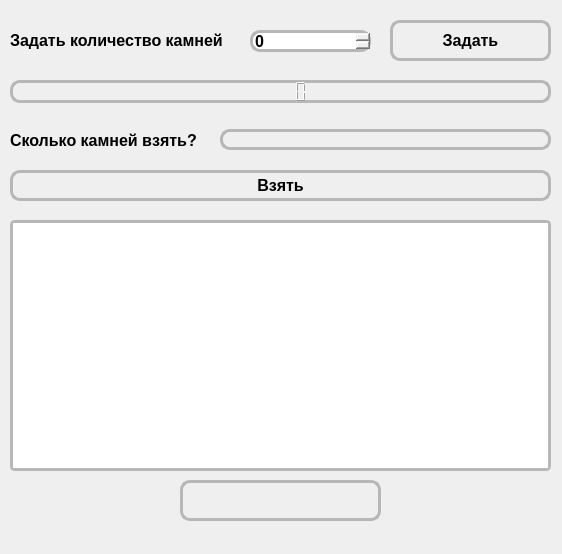
<?xml version="1.0" encoding="UTF-8"?>
<ui version="4.0">
 <class>Pseudonym</class>
 <widget class="QWidget" name="Pseudonym">
  <property name="geometry">
   <rect>
    <x>0</x>
    <y>0</y>
    <width>562</width>
    <height>554</height>
   </rect>
  </property>
  <property name="windowTitle">
   <string>Псевдоним</string>
  </property>
  <widget class="QLabel" name="stones_label">
   <property name="geometry">
    <rect>
     <x>10</x>
     <y>30</y>
     <width>231</width>
     <height>21</height>
    </rect>
   </property>
   <property name="font">
    <font>
     <pointsize>12</pointsize>
     <weight>75</weight>
     <bold>true</bold>
    </font>
   </property>
   <property name="text">
    <string>Задать количество камней</string>
   </property>
  </widget>
  <widget class="QSpinBox" name="stones">
   <property name="geometry">
    <rect>
     <x>250</x>
     <y>30</y>
     <width>121</width>
     <height>22</height>
    </rect>
   </property>
   <property name="font">
    <font>
     <pointsize>12</pointsize>
     <weight>75</weight>
     <bold>true</bold>
    </font>
   </property>
   <property name="styleSheet">
    <string notr="true">background: none;
border-radius: 10px;
border: 3px solid #b7b7b7;
</string>
   </property>
  </widget>
  <widget class="QPushButton" name="startButton">
   <property name="geometry">
    <rect>
     <x>390</x>
     <y>20</y>
     <width>161</width>
     <height>41</height>
    </rect>
   </property>
   <property name="font">
    <font>
     <pointsize>12</pointsize>
     <weight>75</weight>
     <bold>true</bold>
    </font>
   </property>
   <property name="styleSheet">
    <string notr="true">QPushButton{
border: 3px solid #b7b7b7;
border-radius: 10px;
background-color: none;
}
QPushButton:hover{
background-color: #c8c8c8;
}</string>
   </property>
   <property name="text">
    <string>Задать</string>
   </property>
  </widget>
  <widget class="QLCDNumber" name="remainLcd">
   <property name="geometry">
    <rect>
     <x>10</x>
     <y>80</y>
     <width>541</width>
     <height>23</height>
    </rect>
   </property>
   <property name="font">
    <font>
     <pointsize>12</pointsize>
     <weight>75</weight>
     <bold>true</bold>
    </font>
   </property>
   <property name="styleSheet">
    <string notr="true">background: rgba(0, 0, 0, 0);
border-radius: 10px;
border: 3px solid #b7b7b7;
</string>
   </property>
  </widget>
  <widget class="QLabel" name="takeInput_label">
   <property name="geometry">
    <rect>
     <x>10</x>
     <y>120</y>
     <width>201</width>
     <height>41</height>
    </rect>
   </property>
   <property name="font">
    <font>
     <pointsize>12</pointsize>
     <weight>75</weight>
     <bold>true</bold>
    </font>
   </property>
   <property name="text">
    <string>Сколько камней взять?</string>
   </property>
  </widget>
  <widget class="QLineEdit" name="takeInput">
   <property name="geometry">
    <rect>
     <x>220</x>
     <y>129</y>
     <width>331</width>
     <height>21</height>
    </rect>
   </property>
   <property name="font">
    <font>
     <pointsize>12</pointsize>
     <weight>75</weight>
     <bold>true</bold>
    </font>
   </property>
   <property name="styleSheet">
    <string notr="true">background: rgba(0, 0, 0, 0);
border-radius: 10px;
border: 3px solid #b7b7b7;
</string>
   </property>
   <property name="text">
    <string/>
   </property>
  </widget>
  <widget class="QPushButton" name="takeButton">
   <property name="geometry">
    <rect>
     <x>10</x>
     <y>170</y>
     <width>541</width>
     <height>31</height>
    </rect>
   </property>
   <property name="font">
    <font>
     <pointsize>12</pointsize>
     <weight>75</weight>
     <bold>true</bold>
    </font>
   </property>
   <property name="styleSheet">
    <string notr="true">QPushButton{
border: 3px solid #b7b7b7;
border-radius: 10px;
background-color: none;
}
QPushButton:hover{
background-color: #c8c8c8;
}</string>
   </property>
   <property name="text">
    <string>Взять</string>
   </property>
  </widget>
  <widget class="QListWidget" name="listWidget">
   <property name="geometry">
    <rect>
     <x>10</x>
     <y>220</y>
     <width>541</width>
     <height>251</height>
    </rect>
   </property>
   <property name="font">
    <font>
     <pointsize>12</pointsize>
     <weight>75</weight>
     <bold>true</bold>
    </font>
   </property>
   <property name="styleSheet">
    <string notr="true">background: none;
border-radius: 5px;
border: 3px solid #b7b7b7;
</string>
   </property>
  </widget>
  <widget class="QLabel" name="resultLabel">
   <property name="geometry">
    <rect>
     <x>180</x>
     <y>480</y>
     <width>201</width>
     <height>41</height>
    </rect>
   </property>
   <property name="font">
    <font>
     <pointsize>12</pointsize>
     <weight>75</weight>
     <bold>true</bold>
    </font>
   </property>
   <property name="styleSheet">
    <string notr="true">background: rgba(0, 0, 0, 0);
border-radius: 10px;
border: 3px solid #b7b7b7;
</string>
   </property>
   <property name="text">
    <string/>
   </property>
  </widget>
 </widget>
 <resources/>
 <connections/>
</ui>
